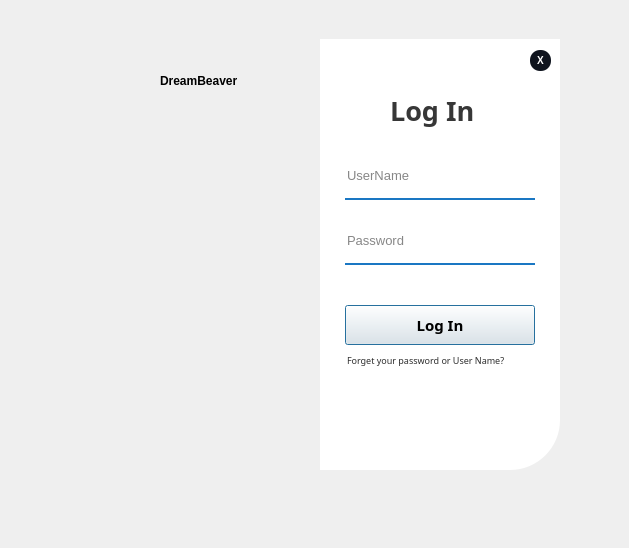
<?xml version="1.0" encoding="UTF-8"?>
<ui version="4.0">
 <class>login</class>
 <widget class="QDialog" name="login">
  <property name="geometry">
   <rect>
    <x>0</x>
    <y>0</y>
    <width>629</width>
    <height>548</height>
   </rect>
  </property>
  <property name="windowTitle">
   <string>Dialog</string>
  </property>
  <widget class="QWidget" name="widget" native="true">
   <property name="geometry">
    <rect>
     <x>50</x>
     <y>10</y>
     <width>531</width>
     <height>461</height>
    </rect>
   </property>
   <property name="styleSheet">
    <string notr="true">QPushButton#pushButton {
    background-color: qlineargradient(spread:pad, x1:0, y1:0.505682, x2:0.477, y2:1, stop:0 rgba(11,131,120,219), stop:1 rgba(85,98,112,226));
    color: rgba(255,255,255,210);
    border-radius: 5px;
}

QPushButton#pushButton:hover {
    background-color: qlineargradient(spread:pad, x1:0, y1:0.505682, x2:0.477, y2:1, stop:0 rgba(150,123,111,219), stop:1 rgba(85,81,84,226));
}

QPushButton#pushButton:pressed {
    padding-left: 5px;
    padding-top: 5px;
    background-color: rgba(150,123,111,255);
}
</string>
   </property>
   <widget class="QLabel" name="label">
    <property name="geometry">
     <rect>
      <x>1</x>
      <y>29</y>
      <width>271</width>
      <height>436</height>
     </rect>
    </property>
    <property name="styleSheet">
     <string notr="true">QLabel#lebal{
border-top-left-radius: 50px;
border-color:none;
border-top-left-radius: 50px;}</string>
    </property>
    <property name="text">
     <string/>
    </property>
    <property name="pixmap">
     <pixmap resource="Resources.qrc">:/icons/tsawer/r.png</pixmap>
    </property>
    <property name="scaledContents">
     <bool>true</bool>
    </property>
   </widget>
   <widget class="QLabel" name="label_2">
    <property name="geometry">
     <rect>
      <x>270</x>
      <y>29</y>
      <width>240</width>
      <height>431</height>
     </rect>
    </property>
    <property name="styleSheet">
     <string notr="true">background-color:rgba(255,255,255,255);
border-bottom-right-radius:50px;</string>
    </property>
    <property name="text">
     <string/>
    </property>
   </widget>
   <widget class="QLabel" name="label_3">
    <property name="geometry">
     <rect>
      <x>340</x>
      <y>80</y>
      <width>111</width>
      <height>40</height>
     </rect>
    </property>
    <property name="font">
     <font>
      <family>MS Reference Sans Serif</family>
      <pointsize>20</pointsize>
      <weight>75</weight>
      <bold>true</bold>
     </font>
    </property>
    <property name="styleSheet">
     <string notr="true">color:rgb(0,0,0,200);</string>
    </property>
    <property name="text">
     <string>Log In</string>
    </property>
   </widget>
   <widget class="QLineEdit" name="username">
    <property name="geometry">
     <rect>
      <x>295</x>
      <y>150</y>
      <width>190</width>
      <height>40</height>
     </rect>
    </property>
    <property name="font">
     <font>
      <pointsize>10</pointsize>
     </font>
    </property>
    <property name="styleSheet">
     <string notr="true">background-color:rgba(0,0,0,0);
border:none;
border-bottom:2px solid rgba(26,119,195,0,8);
color:rgba(0,0,0,240);
padding-bottom:7px;</string>
    </property>
    <property name="placeholderText">
     <string>UserName</string>
    </property>
   </widget>
   <widget class="QLineEdit" name="password">
    <property name="geometry">
     <rect>
      <x>295</x>
      <y>215</y>
      <width>190</width>
      <height>40</height>
     </rect>
    </property>
    <property name="font">
     <font>
      <pointsize>10</pointsize>
     </font>
    </property>
    <property name="styleSheet">
     <string notr="true">background-color:rgba(0,0,0,0);
border:none;
border-bottom:2px solid rgba(26,119,195,0,8);
color:rgba(0,0,0,240);
padding-bottom:7px;</string>
    </property>
    <property name="echoMode">
     <enum>QLineEdit::Password</enum>
    </property>
    <property name="placeholderText">
     <string>Password</string>
    </property>
   </widget>
   <widget class="QPushButton" name="loginbutton">
    <property name="geometry">
     <rect>
      <x>295</x>
      <y>295</y>
      <width>190</width>
      <height>40</height>
     </rect>
    </property>
    <property name="font">
     <font>
      <family>Nirmala UI Semilight</family>
      <pointsize>11</pointsize>
      <weight>75</weight>
      <bold>true</bold>
     </font>
    </property>
    <property name="styleSheet">
     <string notr="true">QPushButton#pushButton {
    background-color: qlineargradient(spread:pad, x1:0, y1:0.505682, x2:0.477, y2:1, stop:0 rgba(26,119,195,0,8), stop:1 rgba(85,98,112,226));
    color: rgba(255,255,255,210);
    border-radius: 5px;
}

QPushButton#pushButton:hover {
    background-color: qlineargradient(spread:pad, x1:0, y1:0.505682, x2:0.477, y2:1, stop:0 rgba(25,72,111,0,8), stop:1 rgba(85,81,84,226));
}

QPushButton#pushButton:pressed {
    padding-left: 5px;
    padding-top: 5px;
    background-color: rgba(150,123,111,255);
}
</string>
    </property>
    <property name="text">
     <string>Log In</string>
    </property>
   </widget>
   <widget class="QLabel" name="label_4">
    <property name="geometry">
     <rect>
      <x>297</x>
      <y>342</y>
      <width>181</width>
      <height>16</height>
     </rect>
    </property>
    <property name="font">
     <font>
      <family>Bahnschrift SemiLight SemiConde</family>
      <pointsize>7</pointsize>
     </font>
    </property>
    <property name="styleSheet">
     <string notr="true">color:rgba(0,0,0,210);</string>
    </property>
    <property name="text">
     <string>Forget your password or User Name?</string>
    </property>
   </widget>
   <widget class="QLabel" name="label_5">
    <property name="geometry">
     <rect>
      <x>10</x>
      <y>10</y>
      <width>121</width>
      <height>131</height>
     </rect>
    </property>
    <property name="text">
     <string/>
    </property>
    <property name="pixmap">
     <pixmap resource="Resources.qrc">:/icons/tsawer/logo.png</pixmap>
    </property>
    <property name="scaledContents">
     <bool>true</bool>
    </property>
   </widget>
   <widget class="QLabel" name="label_6">
    <property name="geometry">
     <rect>
      <x>110</x>
      <y>60</y>
      <width>141</width>
      <height>21</height>
     </rect>
    </property>
    <property name="font">
     <font>
      <pointsize>9</pointsize>
      <weight>75</weight>
      <bold>true</bold>
     </font>
    </property>
    <property name="text">
     <string>DreamBeaver</string>
    </property>
   </widget>
   <widget class="QWidget" name="layoutWidget">
    <property name="geometry">
     <rect>
      <x>290</x>
      <y>360</y>
      <width>194</width>
      <height>56</height>
     </rect>
    </property>
    <layout class="QGridLayout" name="gridLayout">
     <property name="spacing">
      <number>0</number>
     </property>
     <item row="0" column="0">
      <widget class="QPushButton" name="pushButton_2">
       <property name="font">
        <font>
         <family>Nirmala UI</family>
         <pointsize>15</pointsize>
        </font>
       </property>
       <property name="styleSheet">
        <string notr="true">QPushButton#pushButton_2 {
    background-color: rgba(0,0,0,0);
    color: rgba(85,98,112,255);
	border:none;
}

QPushButton#pushButton_2:hover {
    color: rgba(131,96,53,255);
	border:none;
}

QPushButton#pushButton_2:pressed {
    padding-left: 5px;
    padding-top: 5px;
    color: rgba(91,88,53,255);
	border:none;
}
</string>
       </property>
       <property name="text">
        <string/>
       </property>
       <property name="icon">
        <iconset resource="Resources.qrc">
         <normaloff>:/icons/tsawer/facebook.svg</normaloff>:/icons/tsawer/facebook.svg</iconset>
       </property>
      </widget>
     </item>
     <item row="0" column="3">
      <widget class="QPushButton" name="pushButton_4">
       <property name="font">
        <font>
         <family>Nirmala UI</family>
         <pointsize>15</pointsize>
        </font>
       </property>
       <property name="styleSheet">
        <string notr="true">QPushButton#pushButton_4 {
    background-color: rgba(0,0,0,0);
    color: rgba(85,98,112,255);
	border:none;
}

QPushButton#pushButton_4:hover {
    color: rgba(131,96,53,255);
	border:none;
}

QPushButton#pushButton_4:pressed {
    padding-left: 5px;
    padding-top: 5px;
    color: rgba(91,88,53,255);
	border:none;
}
</string>
       </property>
       <property name="text">
        <string/>
       </property>
       <property name="icon">
        <iconset resource="Resources.qrc">
         <normaloff>:/icons/tsawer/linkedin.svg</normaloff>:/icons/tsawer/linkedin.svg</iconset>
       </property>
      </widget>
     </item>
     <item row="0" column="1">
      <widget class="QPushButton" name="pushButton_3">
       <property name="font">
        <font>
         <family>Nirmala UI</family>
         <pointsize>15</pointsize>
        </font>
       </property>
       <property name="styleSheet">
        <string notr="true">QPushButton#pushButton_3 {
    background-color: rgba(0,0,0,0);
    color: rgba(85,98,112,255);
	border:none;
}

QPushButton#pushButton_3:hover {
    color: rgba(131,96,53,255);
	border:none;
}

QPushButton#pushButton_3:pressed {
    padding-left: 5px;
    padding-top: 5px;
    color: rgba(91,88,53,255);
	border:none;
}
</string>
       </property>
       <property name="text">
        <string/>
       </property>
       <property name="icon">
        <iconset resource="Resources.qrc">
         <normaloff>:/icons/tsawer/twitter.svg</normaloff>:/icons/tsawer/twitter.svg</iconset>
       </property>
      </widget>
     </item>
     <item row="0" column="2">
      <widget class="QPushButton" name="pushButton_5">
       <property name="font">
        <font>
         <family>Nirmala UI</family>
         <pointsize>15</pointsize>
        </font>
       </property>
       <property name="styleSheet">
        <string notr="true">QPushButton#pushButton_5 {
    background-color: rgba(0,0,0,0);
    color: rgba(85,98,112,255);
	border:none;
}

QPushButton#pushButton_5:hover {
    color: rgba(131,96,53,255);
	border:none;
}

QPushButton#pushButton_5:pressed {
    padding-left: 5px;
    padding-top: 5px;
    color: rgba(91,88,53,255);
	border:none;
}
</string>
       </property>
       <property name="text">
        <string/>
       </property>
       <property name="icon">
        <iconset resource="Resources.qrc">
         <normaloff>:/icons/tsawer/instagram.svg</normaloff>:/icons/tsawer/instagram.svg</iconset>
       </property>
      </widget>
     </item>
    </layout>
   </widget>
   <widget class="QPushButton" name="close">
    <property name="geometry">
     <rect>
      <x>480</x>
      <y>40</y>
      <width>21</width>
      <height>21</height>
     </rect>
    </property>
    <property name="styleSheet">
     <string notr="true">#close {
	background-color:#0F141E ; 
	border-radius:10px ; 
	color : white ; 
	font-size:10px ; 
	font-weight:bold; 
}

#close::hover {
	background-color:#4AC7EA ; 
	color:white ; 
}</string>
    </property>
    <property name="text">
     <string>X</string>
    </property>
   </widget>
  </widget>
 </widget>
 <resources>
  <include location="Resources.qrc"/>
 </resources>
 <connections/>
</ui>
